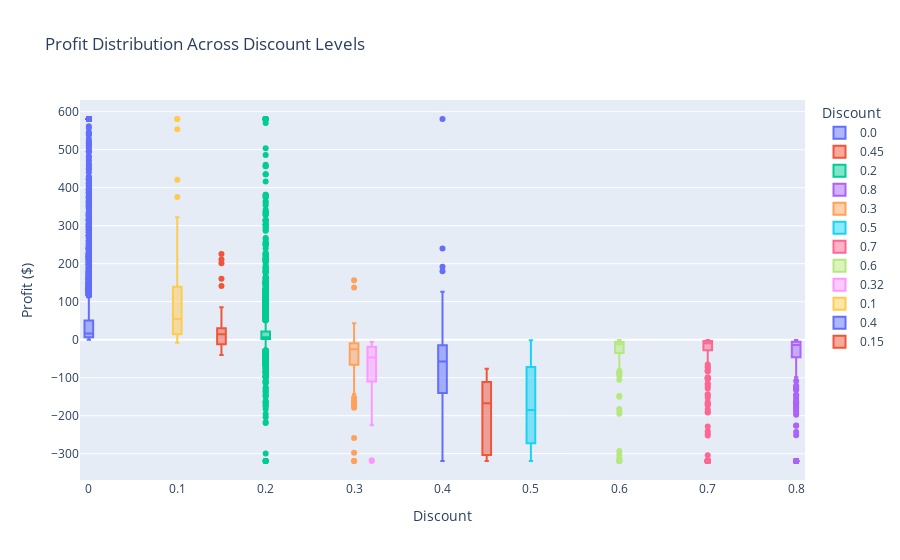

Source (notebook cell):
### Markdown cell above
This scatter plot clearly shows the relationship between higher discount rates and profits earned, every single item that was sold at a discount of greater than 45% was sold at a loss.

### Code cell
# Create the boxplot in Plotly
fig = px.box(df, x="Discount", y="Profit",
             title="Profit Distribution Across Discount Levels",
             labels={"Discount ": "Discount(Fractional)", "Profit": "Profit ($)"},
             color="Discount")  # Different colors for each different discount rate

fig.show()

### Figure 1 — Plotly figure (JSON) as saved in the notebook; plotly's stock layout.template omitted (floating-point values rounded to 4 significant figures; data arrays with more than 128 entries replaced by an {"elided": "..."} marker saying what was removed)
{"data": [{"alignmentgroup": "True", "hovertemplate": "Discount=%{x}<br>Profit ($)=%{y}<extra></extra>", "legendgroup": "0.0", "marker": {"color": "#636efa"}, "name": "0.0", "notched": false, "offsetgroup": "0.0", "orientation": "v", "showlegend": true, "type": "box", "x": {"elided": "4798 int values"}, "x0": " ", "xaxis": "x", "y": {"elided": "4798 float values"}, "y0": " ", "yaxis": "y"}, {"alignmentgroup": "True", "hovertemplate": "Discount=%{x}<br>Profit ($)=%{y}<extra></extra>", "legendgroup": "0.45", "marker": {"color": "#EF553B"}, "name": "0.45", "notched": false, "offsetgroup": "0.45", "orientation": "v", "showlegend": true, "type": "box", "x": [0.45, 0.45, 0.45, 0.45, 0.45, 0.45, 0.45, 0.45, 0.45, 0.45, 0.45], "x0": " ", "xaxis": "x", "y": [-319.3, -102.0, -248.2, -157.0, -167.3, -110.8, -114.4, -319.3, -255.6, -76.61, -319.3], "y0": " ", "yaxis": "y"}, {"alignmentgroup": "True", "hovertemplate": "Discount=%{x}<br>Profit ($)=%{y}<extra></extra>", "legendgroup": "0.2", "marker": {"color": "#00cc96"}, "name": "0.2", "notched": false, "offsetgroup": "0.2", "orientation": "v", "showlegend": true, "type": "box", "x": {"elided": "3657 float values"}, "x0": " ", "xaxis": "x", "y": {"elided": "3657 float values"}, "y0": " ", "yaxis": "y"}, {"alignmentgroup": "True", "hovertemplate": "Discount=%{x}<br>Profit ($)=%{y}<extra></extra>", "legendgroup": "0.8", "marker": {"color": "#ab63fa"}, "name": "0.8", "notched": false, "offsetgroup": "0.8", "orientation": "v", "showlegend": true, "type": "box", "x": {"elided": "300 float values"}, "x0": " ", "xaxis": "x", "y": {"elided": "300 float values"}, "y0": " ", "yaxis": "y"}, {"alignmentgroup": "True", "hovertemplate": "Discount=%{x}<br>Profit ($)=%{y}<extra></extra>", "legendgroup": "0.3", "marker": {"color": "#FFA15A"}, "name": "0.3", "notched": false, "offsetgroup": "0.3", "orientation": "v", "showlegend": true, "type": "box", "x": {"elided": "227 float values"}, "x0": " ", "xaxis": "x", "y": {"elided": "227 float values"}, "y0": " ", "yaxis": "y"}, {"alignmentgroup": "True", "hovertemplate": "Discount=%{x}<br>Profit ($)=%{y}<extra></extra>", "legendgroup": "0.5", "marker": {"color": "#19d3f3"}, "name": "0.5", "notched": false, "offsetgroup": "0.5", "orientation": "v", "showlegend": true, "type": "box", "x": [0.5, 0.5, 0.5, 0.5, 0.5, 0.5, 0.5, 0.5, 0.5, 0.5, 0.5, 0.5, 0.5, 0.5, 0.5, 0.5, 0.5, 0.5, 0.5, 0.5, 0.5, 0.5, 0.5, 0.5, 0.5, 0.5, 0.5, 0.5, 0.5, 0.5, 0.5, 0.5, 0.5, 0.5, 0.5, 0.5, 0.5, 0.5, 0.5, 0.5, 0.5, 0.5, 0.5, 0.5, 0.5, 0.5, 0.5, 0.5, 0.5, 0.5, 0.5, 0.5, 0.5, 0.5, 0.5, 0.5, 0.5, 0.5, 0.5, 0.5, 0.5, 0.5, 0.5, 0.5, 0.5, 0.5], "x0": " ", "xaxis": "x", "y": [-319.3, -319.3, -161.9, -244.3, -120.5, -48.7, -131.4, -319.3, -71.89, -319.3, -15.62, -111.5, -204.4, -27.83, -319.3, -42.65, -204.4, -319.3, -319.3, -99.27, -300.7, -16.43, -319.3, -27.83, -170.8, -319.3, -269.3, -211.5, -319.3, -319.3, -120.5, -81.94, -209.8, -248.2, -67.54, -120.4, -218.9, -264.2, -184.8, -1.979, -45.35, -250.5, -168.0, -53.29, -304.7, -185.7, -24.1, -135.1, -199.6, -272.6, -175.3, -217.0, -319.3, -188.7, -47.17, -78.08, -89.07, -319.3, -7.2, -99.27, -45.83, -319.3, -241.2, -205.0, -64.94, -1.829], "y0": " ", "yaxis": "y"}, {"alignmentgroup": "True", "hovertemplate": "Discount=%{x}<br>Profit ($)=%{y}<extra></extra>", "legendgroup": "0.7", "marker": {"color": "#FF6692"}, "name": "0.7", "notched": false, "offsetgroup": "0.7", "orientation": "v", "showlegend": true, "type": "box", "x": {"elided": "418 float values"}, "x0": " ", "xaxis": "x", "y": {"elided": "418 float values"}, "y0": " ", "yaxis": "y"}, {"alignmentgroup": "True", "hovertemplate": "Discount=%{x}<br>Profit ($)=%{y}<extra></extra>", "legendgroup": "0.6", "marker": {"color": "#B6E880"}, "name": "0.6", "notched": false, "offsetgroup": "0.6", "orientation": "v", "showlegend": true, "type": "box", "x": {"elided": "138 float values"}, "x0": " ", "xaxis": "x", "y": {"elided": "138 float values"}, "y0": " ", "yaxis": "y"}, {"alignmentgroup": "True", "hovertemplate": "Discount=%{x}<br>Profit ($)=%{y}<extra></extra>", "legendgroup": "0.32", "marker": {"color": "#FF97FF"}, "name": "0.32", "notched": false, "offsetgroup": "0.32", "orientation": "v", "showlegend": true, "type": "box", "x": [0.32, 0.32, 0.32, 0.32, 0.32, 0.32, 0.32, 0.32, 0.32, 0.32, 0.32, 0.32, 0.32, 0.32, 0.32, 0.32, 0.32, 0.32, 0.32, 0.32, 0.32, 0.32, 0.32, 0.32, 0.32, 0.32, 0.32], "x0": " ", "xaxis": "x", "y": [-46.98, -317.2, -36.24, -11.6, -225.1, -97.23, -14.46, -42.11, -19.87, -14.2, -52.89, -225.1, -76.01, -119.2, -319.3, -91.76, -13.0, -27.26, -17.03, -36.12, -138.0, -6.02, -114.0, -96.47, -18.06, -30.1, -67.67], "y0": " ", "yaxis": "y"}, {"alignmentgroup": "True", "hovertemplate": "Discount=%{x}<br>Profit ($)=%{y}<extra></extra>", "legendgroup": "0.1", "marker": {"color": "#FECB52"}, "name": "0.1", "notched": false, "offsetgroup": "0.1", "orientation": "v", "showlegend": true, "type": "box", "x": [0.1, 0.1, 0.1, 0.1, 0.1, 0.1, 0.1, 0.1, 0.1, 0.1, 0.1, 0.1, 0.1, 0.1, 0.1, 0.1, 0.1, 0.1, 0.1, 0.1, 0.1, 0.1, 0.1, 0.1, 0.1, 0.1, 0.1, 0.1, 0.1, 0.1, 0.1, 0.1, 0.1, 0.1, 0.1, 0.1, 0.1, 0.1, 0.1, 0.1, 0.1, 0.1, 0.1, 0.1, 0.1, 0.1, 0.1, 0.1, 0.1, 0.1, 0.1, 0.1, 0.1, 0.1, 0.1, 0.1, 0.1, 0.1, 0.1, 0.1, 0.1, 0.1, 0.1, 0.1, 0.1, 0.1, 0.1, 0.1, 0.1, 0.1, 0.1, 0.1, 0.1, 0.1, 0.1, 0.1, 0.1, 0.1, 0.1, 0.1, 0.1, 0.1, 0.1, 0.1, 0.1, 0.1, 0.1, 0.1, 0.1, 0.1, 0.1, 0.1, 0.1, 0.1], "x0": " ", "xaxis": "x", "y": [7.098, 24.16, 86.87, 2.309, 178.9, 102.5, 262.4, 580.7, 93.22, 107.3, 139.6, 72.53, 173.7, 321.8, 63.93, 97.65, 213.7, 59.04, 29.74, 65.21, 143.0, 152.1, 31.94, 48.31, 8.098, 68.33, 29.88, 60.39, 23.4, 18.46, 32.63, 177.4, 14.62, 140.4, 72.53, -8.098, 62.78, 72.36, 146.4, 10.65, 37.23, 292.8, 88.55, 21.29, 5.227, 209.3, 14.12, -8.078, 8.878, 8.537, 18.18, 8.099, 580.7, 375.7, 54.67, 162.0, 93.58, 2.46, -6.549, 21.84, 169.2, 31.02, 71.16, 13.68, 8.188, 3.239, 36.3, 173.3, 2.839, 245.7, 41.5, 2.309, 15.15, 115.6, 313.3, 12.81, 13.44, 48.33, 60.39, 1.31, 553.4, 12.38, 53.98, 6.839, 46.79, 25.47, 140.4, 420.6, 24.2, 80.78, -6.549, 83.71, 39.92, 63.69], "y0": " ", "yaxis": "y"}, {"alignmentgroup": "True", "hovertemplate": "Discount=%{x}<br>Profit ($)=%{y}<extra></extra>", "legendgroup": "0.4", "marker": {"color": "#636efa"}, "name": "0.4", "notched": false, "offsetgroup": "0.4", "orientation": "v", "showlegend": true, "type": "box", "x": {"elided": "206 float values"}, "x0": " ", "xaxis": "x", "y": {"elided": "206 float values"}, "y0": " ", "yaxis": "y"}, {"alignmentgroup": "True", "hovertemplate": "Discount=%{x}<br>Profit ($)=%{y}<extra></extra>", "legendgroup": "0.15", "marker": {"color": "#EF553B"}, "name": "0.15", "notched": false, "offsetgroup": "0.15", "orientation": "v", "showlegend": true, "type": "box", "x": [0.15, 0.15, 0.15, 0.15, 0.15, 0.15, 0.15, 0.15, 0.15, 0.15, 0.15, 0.15, 0.15, 0.15, 0.15, 0.15, 0.15, 0.15, 0.15, 0.15, 0.15, 0.15, 0.15, 0.15, 0.15, 0.15, 0.15, 0.15, 0.15, 0.15, 0.15, 0.15, 0.15, 0.15, 0.15, 0.15, 0.15, 0.15, 0.15, 0.15, 0.15, 0.15, 0.15, 0.15, 0.15, 0.15, 0.15, 0.15, 0.15, 0.15, 0.15, 0.15], "x0": " ", "xaxis": "x", "y": [31.45, 10.48, -30.25, -12.69, 12.0, 16.8, 27.36, -14.48, -4.839, -20.7, 20.04, 201.0, -6.049, 20.0, -13.8, -18.15, 18.45, 20.52, 3.42, -36.29, 24.24, 6.549, 85.18, 225.7, 75.59, 34.49, 3.929, -29.61, 6.549, 35.24, -4.839, 210.7, 14.1, -12.1, 70.49, 14.1, 15.7, -12.88, 42.0, 141.0, -12.1, 5.129, 28.96, -30.15, 21.29, 25.2, -29.61, 28.41, 7.049, 84.29, 160.3, -40.2], "y0": " ", "yaxis": "y"}], "layout": {"boxmode": "overlay", "legend": {"title": {"text": "Discount"}, "tracegroupgap": 0}, "title": {"text": "Profit Distribution Across Discount Levels"}, "xaxis": {"anchor": "y", "categoryarray": [0, 0.45, 0.2, 0.8, 0.3, 0.5, 0.7, 0.6, 0.32, 0.1, 0.4, 0.15], "categoryorder": "array", "domain": [0, 1], "title": {"text": "Discount"}}, "yaxis": {"anchor": "x", "domain": [0, 1], "title": {"text": "Profit ($)"}}}}
